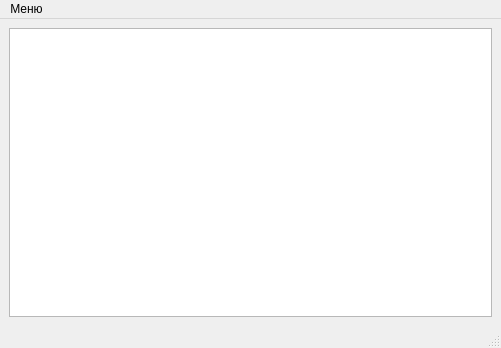
<?xml version="1.0" encoding="UTF-8"?>
<ui version="4.0">
 <class>MainWindow</class>
 <widget class="QMainWindow" name="MainWindow">
  <property name="geometry">
   <rect>
    <x>0</x>
    <y>0</y>
    <width>501</width>
    <height>348</height>
   </rect>
  </property>
  <property name="windowTitle">
   <string>Qt - задание 2.1</string>
  </property>
  <widget class="QWidget" name="centralwidget">
   <layout class="QHBoxLayout" name="horizontalLayout">
    <item>
     <widget class="QPlainTextEdit" name="plainTextEdit"/>
    </item>
   </layout>
  </widget>
  <widget class="QMenuBar" name="menubar">
   <property name="geometry">
    <rect>
     <x>0</x>
     <y>0</y>
     <width>501</width>
     <height>22</height>
    </rect>
   </property>
   <widget class="QMenu" name="menu">
    <property name="title">
     <string>Меню</string>
    </property>
    <addaction name="actionExit"/>
   </widget>
   <addaction name="menu"/>
  </widget>
  <widget class="QStatusBar" name="statusbar"/>
  <action name="actionExit">
   <property name="text">
    <string>Выход</string>
   </property>
   <property name="shortcut">
    <string>Ctrl+Q</string>
   </property>
  </action>
 </widget>
 <resources/>
 <connections>
  <connection>
   <sender>actionExit</sender>
   <signal>triggered()</signal>
   <receiver>MainWindow</receiver>
   <slot>close()</slot>
   <hints>
    <hint type="sourcelabel">
     <x>-1</x>
     <y>-1</y>
    </hint>
    <hint type="destinationlabel">
     <x>399</x>
     <y>299</y>
    </hint>
   </hints>
  </connection>
 </connections>
</ui>
